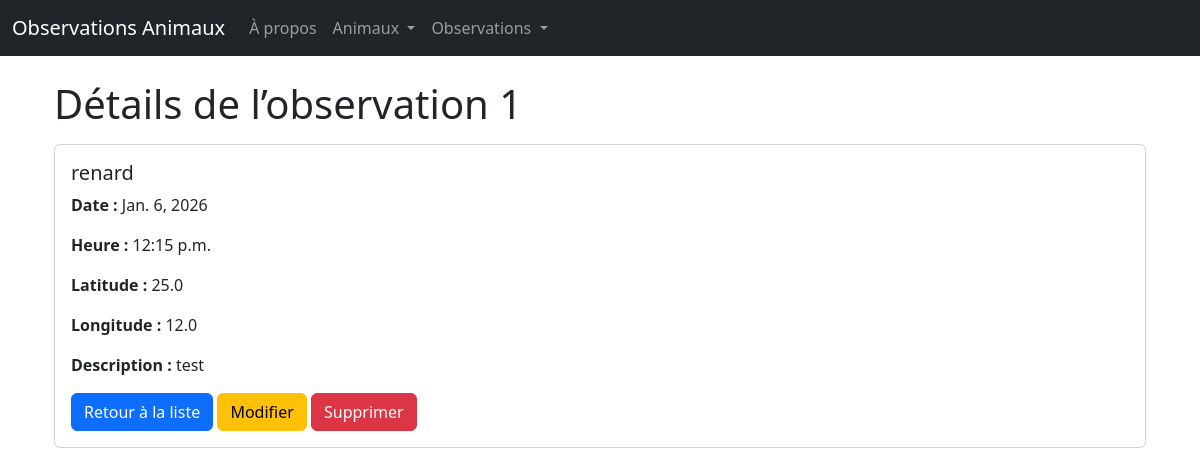
Screenshot of /observs/1/ with the database file from the repository.
### observo/models.py (models this page shows, shortened)
class Observation(models.Model):
    date = models.DateField()
    heure = models.TimeField()
    latitude = models.FloatField()
    longitude = models.FloatField()
    animal = models.ForeignKey(Animal, on_delete=models.CASCADE)
    description = models.TextField(blank=True)

class Animal(models.Model):
    nom_commun = models.CharField(max_length=100)
    nom_savant = models.CharField(max_length=100)
    embranchement = models.CharField(max_length=50)
    classe = models.CharField(max_length=50)
    ordre = models.CharField(max_length=50)
    sous_ordre = models.CharField(max_length=50, blank=True, null=True)
    famille = models.CharField(max_length=50)
    genre = models.CharField(max_length=50)
    statut_iucn = models.CharField(max_length=20)
    description = models.TextField()

### observo/views.py (the view)
# urls.py: path('observs/<int:id>/', views.detail_observation, name='detail_observation'),
def detail_observation(request, id):
    observation = get_object_or_404(Observation, pk=id)
    return render(request, 'observo/detail_observation.html', {'observation': observation})

### observo/templates/observo/detail_observation.html (shortened to what this page needs)
{% extends 'observo/base.html' %}
{% block content %}
<div class="container mt-4">
    <h1>Détails de l’observation {{ observation.id }}</h1>
    <div class="card mt-3">
        <div class="card-body">
            <h5 class="card-title">{{ observation.animal.nom_commun }}</h5>
            <p class="card-text"><strong>Date :</strong> {{ observation.date }}</p>
            <p class="card-text"><strong>Heure :</strong> {{ observation.heure }}</p>
            <p class="card-text"><strong>Latitude :</strong> {{ observation.latitude }}</p>
            <p class="card-text"><strong>Longitude :</strong> {{ observation.longitude }}</p>
            <p class="card-text"><strong>Description :</strong> {{ observation.description }}</p>
            <div class="mt-3">
                <a class="btn btn-primary" href="{% url 'liste_observations' %}">Retour à la liste</a>
                <a class="btn btn-warning" href="{% url 'change_observ' observation.id %}">Modifier</a>
                <a class="btn btn-danger" href="{% url 'delete_observ' observation.id %}">Supprimer</a>
            </div>
        </div>
    </div>
</div>
{% endblock %}

### rows the page displays
Observation: id "1", animal.nom_commun "renard", date "Jan. 6, 2026", heure "12:15 p.m.", latitude "25.0", longitude "12.0", description "test"
